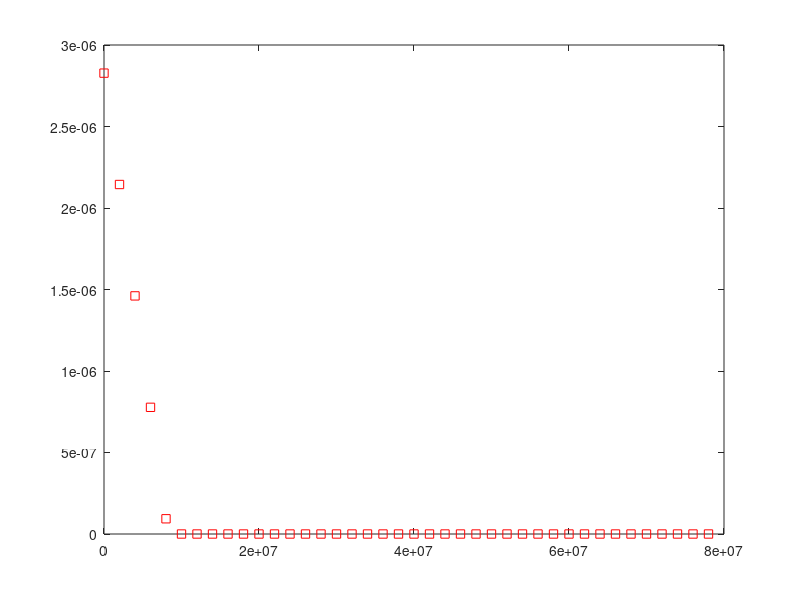

Reproduce this figure in MATLAB.
clear
a=0.036/2;b=1e-4/2;E=5.96e9;possion=0.15;lamda=0.6;alph=90*pi/180;stress=0:0.02:1;stress=stress*100e6;stress_spec=10e6;
beta=0:pi/13:2*pi;%这里更多的是椭圆内部的角度，不是椭圆倾斜的角度
G=E/(2*(1+possion));
k_p=(3-possion)/(1+possion);
f0=-(k_p+1)*(a*(1+lamda)-(1-lamda)*(a+b)*cos(2*alph))/(8*G);
e0=-(k_p+1)*((1-lamda)*(a+b)*sin(2*alph))/(8*G);
d0=-(k_p+1)*((-b)*(1+lamda)-(1-lamda)*(a+b)*cos(2*alph))/(8*G);
f=stress*f0;e=stress*e0;d=stress*d0;


%%以下两个是裂隙的裂纹面
 



lame_co=E*possion/((1+possion)*(1-2*possion));
%%我们是等比加载(闭合，李强)

poro=pi*(e0*stress).^2-(b+f0*stress).*(a-d0*stress)*pi;
%figure (2);plot(stress,poro/(2*a))
%figure (2);plot(stress,f,'c');hold on;plot(stress,e,'r');plot(stress,d,'k');legend('f','e','d')
clearvars -except stress poro a
figure (2);cm=40;cn=16;co=12;
for kk=1:cm
    if (poro(1,kk)>0)
        poro(1,kk)=0;
    end
end
plot(stress(1,1:cm),abs(poro(1,1:cm)),'rs');






